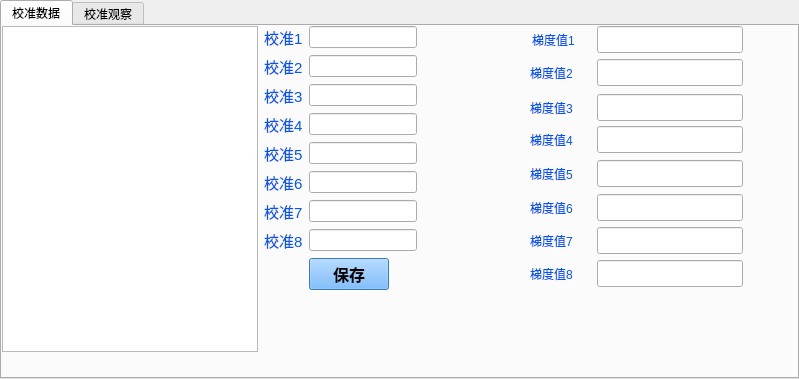
<?xml version="1.0" encoding="UTF-8"?>
<ui version="4.0">
 <class>CalibrateDialog</class>
 <widget class="QTabWidget" name="CalibrateDialog">
  <property name="geometry">
   <rect>
    <x>0</x>
    <y>0</y>
    <width>799</width>
    <height>379</height>
   </rect>
  </property>
  <property name="windowTitle">
   <string>TabWidget</string>
  </property>
  <property name="currentIndex">
   <number>0</number>
  </property>
  <widget class="QWidget" name="tab">
   <attribute name="title">
    <string>校准数据</string>
   </attribute>
   <widget class="QWidget" name="horizontalLayoutWidget">
    <property name="geometry">
     <rect>
      <x>0</x>
      <y>0</y>
      <width>791</width>
      <height>326</height>
     </rect>
    </property>
    <layout class="QHBoxLayout" name="horizontalLayout">
     <item>
      <widget class="QListView" name="lstView_ItemName">
       <property name="sizePolicy">
        <sizepolicy hsizetype="Preferred" vsizetype="Preferred">
         <horstretch>0</horstretch>
         <verstretch>0</verstretch>
        </sizepolicy>
       </property>
       <property name="minimumSize">
        <size>
         <width>0</width>
         <height>0</height>
        </size>
       </property>
       <property name="sizeIncrement">
        <size>
         <width>0</width>
         <height>0</height>
        </size>
       </property>
       <property name="baseSize">
        <size>
         <width>0</width>
         <height>0</height>
        </size>
       </property>
       <property name="styleSheet">
        <string notr="true"/>
       </property>
      </widget>
     </item>
     <item>
      <layout class="QFormLayout" name="formLayout">
       <property name="fieldGrowthPolicy">
        <enum>QFormLayout::FieldsStayAtSizeHint</enum>
       </property>
       <property name="rowWrapPolicy">
        <enum>QFormLayout::DontWrapRows</enum>
       </property>
       <property name="labelAlignment">
        <set>Qt::AlignLeading|Qt::AlignLeft|Qt::AlignVCenter</set>
       </property>
       <property name="formAlignment">
        <set>Qt::AlignLeading|Qt::AlignLeft|Qt::AlignTop</set>
       </property>
       <item row="0" column="0">
        <widget class="QLabel" name="label">
         <property name="font">
          <font>
           <family>Ubuntu</family>
           <pointsize>11</pointsize>
           <weight>50</weight>
           <italic>false</italic>
           <bold>false</bold>
          </font>
         </property>
         <property name="styleSheet">
          <string notr="true">color: rgb(0, 85, 255);</string>
         </property>
         <property name="text">
          <string>校准1</string>
         </property>
        </widget>
       </item>
       <item row="0" column="1">
        <widget class="QLineEdit" name="edt_Calibrate0"/>
       </item>
       <item row="1" column="0">
        <widget class="QLabel" name="label_2">
         <property name="font">
          <font>
           <family>Ubuntu</family>
           <pointsize>11</pointsize>
           <weight>50</weight>
           <italic>false</italic>
           <bold>false</bold>
          </font>
         </property>
         <property name="styleSheet">
          <string notr="true">color: rgb(0, 85, 255);</string>
         </property>
         <property name="text">
          <string>校准2</string>
         </property>
        </widget>
       </item>
       <item row="1" column="1">
        <widget class="QLineEdit" name="edt_Calibrate1"/>
       </item>
       <item row="2" column="0">
        <widget class="QLabel" name="label_3">
         <property name="font">
          <font>
           <family>Ubuntu</family>
           <pointsize>11</pointsize>
           <weight>50</weight>
           <italic>false</italic>
           <bold>false</bold>
          </font>
         </property>
         <property name="styleSheet">
          <string notr="true">color: rgb(0, 85, 255);</string>
         </property>
         <property name="text">
          <string>校准3</string>
         </property>
        </widget>
       </item>
       <item row="2" column="1">
        <widget class="QLineEdit" name="edt_Calibrate2"/>
       </item>
       <item row="3" column="0">
        <widget class="QLabel" name="label_4">
         <property name="font">
          <font>
           <family>Ubuntu</family>
           <pointsize>11</pointsize>
           <weight>50</weight>
           <italic>false</italic>
           <bold>false</bold>
          </font>
         </property>
         <property name="styleSheet">
          <string notr="true">color: rgb(0, 85, 255);</string>
         </property>
         <property name="text">
          <string>校准4</string>
         </property>
        </widget>
       </item>
       <item row="3" column="1">
        <widget class="QLineEdit" name="edt_Calibrate3"/>
       </item>
       <item row="4" column="0">
        <widget class="QLabel" name="label_5">
         <property name="font">
          <font>
           <family>Ubuntu</family>
           <pointsize>11</pointsize>
           <weight>50</weight>
           <italic>false</italic>
           <bold>false</bold>
          </font>
         </property>
         <property name="styleSheet">
          <string notr="true">color: rgb(0, 85, 255);</string>
         </property>
         <property name="text">
          <string>校准5</string>
         </property>
        </widget>
       </item>
       <item row="4" column="1">
        <widget class="QLineEdit" name="edt_Calibrate4"/>
       </item>
       <item row="5" column="0">
        <widget class="QLabel" name="label_6">
         <property name="font">
          <font>
           <family>Ubuntu</family>
           <pointsize>11</pointsize>
           <weight>50</weight>
           <italic>false</italic>
           <bold>false</bold>
          </font>
         </property>
         <property name="styleSheet">
          <string notr="true">color: rgb(0, 85, 255);</string>
         </property>
         <property name="text">
          <string>校准6</string>
         </property>
        </widget>
       </item>
       <item row="5" column="1">
        <widget class="QLineEdit" name="edt_Calibrate5"/>
       </item>
       <item row="6" column="0">
        <widget class="QLabel" name="label_7">
         <property name="font">
          <font>
           <family>Ubuntu</family>
           <pointsize>11</pointsize>
           <weight>50</weight>
           <italic>false</italic>
           <bold>false</bold>
          </font>
         </property>
         <property name="styleSheet">
          <string notr="true">color: rgb(0, 85, 255);</string>
         </property>
         <property name="text">
          <string>校准7</string>
         </property>
        </widget>
       </item>
       <item row="6" column="1">
        <widget class="QLineEdit" name="edt_Calibrate6"/>
       </item>
       <item row="7" column="0">
        <widget class="QLabel" name="label_8">
         <property name="font">
          <font>
           <family>Ubuntu</family>
           <pointsize>11</pointsize>
           <weight>50</weight>
           <italic>false</italic>
           <bold>false</bold>
          </font>
         </property>
         <property name="styleSheet">
          <string notr="true">color: rgb(0, 85, 255);</string>
         </property>
         <property name="text">
          <string>校准8</string>
         </property>
        </widget>
       </item>
       <item row="7" column="1">
        <widget class="QLineEdit" name="edt_Calibrate7"/>
       </item>
       <item row="8" column="1">
        <widget class="QPushButton" name="btn_CalibrateSave">
         <property name="font">
          <font>
           <family>Ubuntu</family>
           <pointsize>12</pointsize>
           <weight>75</weight>
           <bold>true</bold>
          </font>
         </property>
         <property name="cursor">
          <cursorShape>PointingHandCursor</cursorShape>
         </property>
         <property name="styleSheet">
          <string notr="true">background-color: rgb(85, 170, 255);</string>
         </property>
         <property name="text">
          <string>保存</string>
         </property>
         <property name="icon">
          <iconset resource="rc.qrc">
           <normaloff>:/image/Save.png</normaloff>:/image/Save.png</iconset>
         </property>
         <property name="iconSize">
          <size>
           <width>32</width>
           <height>32</height>
          </size>
         </property>
        </widget>
       </item>
      </layout>
     </item>
    </layout>
   </widget>
   <widget class="QLineEdit" name="edt_LaderValue7">
    <property name="geometry">
     <rect>
      <x>595</x>
      <y>234</y>
      <width>146</width>
      <height>27</height>
     </rect>
    </property>
   </widget>
   <widget class="QLineEdit" name="edt_LaderValue2">
    <property name="geometry">
     <rect>
      <x>595</x>
      <y>68</y>
      <width>146</width>
      <height>27</height>
     </rect>
    </property>
   </widget>
   <widget class="QLineEdit" name="edt_LaderValue4">
    <property name="geometry">
     <rect>
      <x>595</x>
      <y>134</y>
      <width>146</width>
      <height>27</height>
     </rect>
    </property>
   </widget>
   <widget class="QLineEdit" name="edt_LaderValue5">
    <property name="geometry">
     <rect>
      <x>595</x>
      <y>168</y>
      <width>146</width>
      <height>27</height>
     </rect>
    </property>
   </widget>
   <widget class="QLineEdit" name="edt_LaderValue3">
    <property name="geometry">
     <rect>
      <x>595</x>
      <y>100</y>
      <width>146</width>
      <height>27</height>
     </rect>
    </property>
   </widget>
   <widget class="QLabel" name="label_11">
    <property name="geometry">
     <rect>
      <x>528</x>
      <y>234</y>
      <width>61</width>
      <height>27</height>
     </rect>
    </property>
    <property name="styleSheet">
     <string notr="true">color: rgb(0, 85, 255);</string>
    </property>
    <property name="text">
     <string>梯度值8</string>
    </property>
   </widget>
   <widget class="QLabel" name="label_12">
    <property name="geometry">
     <rect>
      <x>528</x>
      <y>33</y>
      <width>61</width>
      <height>27</height>
     </rect>
    </property>
    <property name="styleSheet">
     <string notr="true">color: rgb(0, 85, 255);</string>
    </property>
    <property name="text">
     <string>梯度值2</string>
    </property>
   </widget>
   <widget class="QLabel" name="label_13">
    <property name="geometry">
     <rect>
      <x>530</x>
      <y>0</y>
      <width>61</width>
      <height>27</height>
     </rect>
    </property>
    <property name="styleSheet">
     <string notr="true">color: rgb(0, 85, 255);</string>
    </property>
    <property name="text">
     <string>梯度值1</string>
    </property>
   </widget>
   <widget class="QLabel" name="label_14">
    <property name="geometry">
     <rect>
      <x>528</x>
      <y>168</y>
      <width>61</width>
      <height>27</height>
     </rect>
    </property>
    <property name="styleSheet">
     <string notr="true">color: rgb(0, 85, 255);</string>
    </property>
    <property name="text">
     <string>梯度值6</string>
    </property>
   </widget>
   <widget class="QLabel" name="label_15">
    <property name="geometry">
     <rect>
      <x>528</x>
      <y>201</y>
      <width>61</width>
      <height>27</height>
     </rect>
    </property>
    <property name="styleSheet">
     <string notr="true">color: rgb(0, 85, 255);</string>
    </property>
    <property name="text">
     <string>梯度值7</string>
    </property>
   </widget>
   <widget class="QLabel" name="label_16">
    <property name="geometry">
     <rect>
      <x>528</x>
      <y>134</y>
      <width>61</width>
      <height>27</height>
     </rect>
    </property>
    <property name="styleSheet">
     <string notr="true">color: rgb(0, 85, 255);</string>
    </property>
    <property name="text">
     <string>梯度值5</string>
    </property>
   </widget>
   <widget class="QLabel" name="label_17">
    <property name="geometry">
     <rect>
      <x>528</x>
      <y>68</y>
      <width>61</width>
      <height>27</height>
     </rect>
    </property>
    <property name="styleSheet">
     <string notr="true">color: rgb(0, 85, 255);</string>
    </property>
    <property name="text">
     <string>梯度值3</string>
    </property>
   </widget>
   <widget class="QLineEdit" name="edt_LaderValue0">
    <property name="geometry">
     <rect>
      <x>595</x>
      <y>0</y>
      <width>146</width>
      <height>27</height>
     </rect>
    </property>
   </widget>
   <widget class="QLabel" name="label_18">
    <property name="geometry">
     <rect>
      <x>528</x>
      <y>100</y>
      <width>61</width>
      <height>27</height>
     </rect>
    </property>
    <property name="styleSheet">
     <string notr="true">color: rgb(0, 85, 255);</string>
    </property>
    <property name="text">
     <string>梯度值4</string>
    </property>
   </widget>
   <widget class="QLineEdit" name="edt_LaderValue6">
    <property name="geometry">
     <rect>
      <x>595</x>
      <y>201</y>
      <width>146</width>
      <height>27</height>
     </rect>
    </property>
   </widget>
   <widget class="QLineEdit" name="edt_LaderValue1">
    <property name="geometry">
     <rect>
      <x>595</x>
      <y>33</y>
      <width>146</width>
      <height>27</height>
     </rect>
    </property>
   </widget>
  </widget>
  <widget class="QWidget" name="tab">
   <attribute name="title">
    <string>校准观察</string>
   </attribute>
   <widget class="QWidget" name="horizontalLayoutWidget_2">
    <property name="geometry">
     <rect>
      <x>0</x>
      <y>0</y>
      <width>791</width>
      <height>291</height>
     </rect>
    </property>
    <layout class="QHBoxLayout" name="horizontalLayout_2">
     <item>
      <layout class="QVBoxLayout" name="verticalLayout">
       <item>
        <layout class="QFormLayout" name="formLayout_2">
         <property name="sizeConstraint">
          <enum>QLayout::SetDefaultConstraint</enum>
         </property>
         <property name="fieldGrowthPolicy">
          <enum>QFormLayout::AllNonFixedFieldsGrow</enum>
         </property>
         <property name="rowWrapPolicy">
          <enum>QFormLayout::WrapAllRows</enum>
         </property>
         <property name="labelAlignment">
          <set>Qt::AlignLeading|Qt::AlignLeft|Qt::AlignVCenter</set>
         </property>
         <property name="horizontalSpacing">
          <number>3</number>
         </property>
         <property name="verticalSpacing">
          <number>6</number>
         </property>
         <property name="leftMargin">
          <number>0</number>
         </property>
         <property name="topMargin">
          <number>0</number>
         </property>
         <property name="rightMargin">
          <number>0</number>
         </property>
         <property name="bottomMargin">
          <number>0</number>
         </property>
         <item row="0" column="1">
          <widget class="QLabel" name="label_20">
           <property name="styleSheet">
            <string notr="true">color: rgb(255, 2, 2);
font: 11pt &quot;Vemana2000&quot;;</string>
           </property>
           <property name="text">
            <string>&lt;html&gt;&lt;head/&gt;&lt;body&gt;&lt;p&gt;校准项目&lt;/p&gt;&lt;/body&gt;&lt;/html&gt;</string>
           </property>
          </widget>
         </item>
         <item row="1" column="1">
          <widget class="QComboBox" name="cbb_ItemName">
           <property name="sizePolicy">
            <sizepolicy hsizetype="Preferred" vsizetype="Fixed">
             <horstretch>0</horstretch>
             <verstretch>0</verstretch>
            </sizepolicy>
           </property>
           <property name="minimumSize">
            <size>
             <width>0</width>
             <height>0</height>
            </size>
           </property>
           <property name="maximumSize">
            <size>
             <width>16777215</width>
             <height>16777215</height>
            </size>
           </property>
           <property name="font">
            <font>
             <pointsize>12</pointsize>
             <weight>75</weight>
             <bold>true</bold>
            </font>
           </property>
           <property name="styleSheet">
            <string notr="true">color: rgb(255, 0, 0);</string>
           </property>
           <item>
            <property name="text">
             <string>BIL</string>
            </property>
           </item>
           <item>
            <property name="text">
             <string>URO</string>
            </property>
           </item>
           <item>
            <property name="text">
             <string>KET</string>
            </property>
           </item>
           <item>
            <property name="text">
             <string>BLD</string>
            </property>
           </item>
           <item>
            <property name="text">
             <string>PRO</string>
            </property>
           </item>
           <item>
            <property name="text">
             <string>NIT</string>
            </property>
           </item>
           <item>
            <property name="text">
             <string>WBC</string>
            </property>
           </item>
           <item>
            <property name="text">
             <string>GLU</string>
            </property>
           </item>
           <item>
            <property name="text">
             <string>SG</string>
            </property>
           </item>
           <item>
            <property name="text">
             <string>PH</string>
            </property>
           </item>
           <item>
            <property name="text">
             <string>VC</string>
            </property>
           </item>
          </widget>
         </item>
        </layout>
       </item>
       <item>
        <widget class="QLabel" name="label_19">
         <property name="styleSheet">
          <string notr="true">color: rgb(255, 2, 2);
font: 11pt &quot;Vemana2000&quot;;</string>
         </property>
         <property name="text">
          <string>&lt;html&gt;&lt;head/&gt;&lt;body&gt;&lt;p&gt;&lt;span style=&quot; font-size:12pt;&quot;&gt;计算校准值&lt;/span&gt;&lt;/p&gt;&lt;/body&gt;&lt;/html&gt;</string>
         </property>
        </widget>
       </item>
       <item>
        <widget class="QListWidget" name="lstResultView"/>
       </item>
      </layout>
     </item>
     <item>
      <widget class="QTableView" name="tb_CalibrateOberserve">
       <property name="sizePolicy">
        <sizepolicy hsizetype="Expanding" vsizetype="Expanding">
         <horstretch>100</horstretch>
         <verstretch>0</verstretch>
        </sizepolicy>
       </property>
       <property name="sizeIncrement">
        <size>
         <width>0</width>
         <height>0</height>
        </size>
       </property>
       <property name="baseSize">
        <size>
         <width>0</width>
         <height>0</height>
        </size>
       </property>
       <property name="styleSheet">
        <string notr="true">alternate-background-color: rgb(255, 170, 0);
color: rgb(0, 0, 255);
font: 63 11pt &quot;Ubuntu&quot;;</string>
       </property>
       <property name="lineWidth">
        <number>1</number>
       </property>
       <property name="editTriggers">
        <set>QAbstractItemView::NoEditTriggers</set>
       </property>
       <property name="tabKeyNavigation">
        <bool>false</bool>
       </property>
       <property name="showDropIndicator" stdset="0">
        <bool>false</bool>
       </property>
       <property name="dragDropOverwriteMode">
        <bool>false</bool>
       </property>
       <property name="alternatingRowColors">
        <bool>true</bool>
       </property>
       <property name="selectionMode">
        <enum>QAbstractItemView::NoSelection</enum>
       </property>
       <property name="selectionBehavior">
        <enum>QAbstractItemView::SelectItems</enum>
       </property>
      </widget>
     </item>
    </layout>
   </widget>
   <widget class="QPushButton" name="btn_NextPage">
    <property name="geometry">
     <rect>
      <x>580</x>
      <y>300</y>
      <width>91</width>
      <height>41</height>
     </rect>
    </property>
    <property name="styleSheet">
     <string notr="true">background-color: rgb(85, 170, 255);</string>
    </property>
    <property name="text">
     <string>下一页</string>
    </property>
   </widget>
   <widget class="QPushButton" name="btn_PreviousPage">
    <property name="geometry">
     <rect>
      <x>390</x>
      <y>300</y>
      <width>91</width>
      <height>41</height>
     </rect>
    </property>
    <property name="styleSheet">
     <string notr="true">background-color: rgb(85, 170, 255);</string>
    </property>
    <property name="text">
     <string>前一页</string>
    </property>
   </widget>
   <widget class="QPushButton" name="btn_FirstPag">
    <property name="geometry">
     <rect>
      <x>280</x>
      <y>300</y>
      <width>91</width>
      <height>41</height>
     </rect>
    </property>
    <property name="styleSheet">
     <string notr="true">background-color: rgb(85, 170, 255);</string>
    </property>
    <property name="text">
     <string>首页</string>
    </property>
   </widget>
   <widget class="QPushButton" name="btn_LastPage">
    <property name="geometry">
     <rect>
      <x>690</x>
      <y>300</y>
      <width>91</width>
      <height>41</height>
     </rect>
    </property>
    <property name="styleSheet">
     <string notr="true">background-color: rgb(85, 170, 255);</string>
    </property>
    <property name="text">
     <string>最后一页</string>
    </property>
   </widget>
   <widget class="QWidget" name="layoutWidget">
    <property name="geometry">
     <rect>
      <x>0</x>
      <y>290</y>
      <width>261</width>
      <height>51</height>
     </rect>
    </property>
    <layout class="QHBoxLayout" name="horizontalLayout_3" stretch="0,0">
     <property name="spacing">
      <number>6</number>
     </property>
     <property name="topMargin">
      <number>0</number>
     </property>
     <property name="bottomMargin">
      <number>0</number>
     </property>
     <item>
      <widget class="QPushButton" name="btn_CalibrateData">
       <property name="sizePolicy">
        <sizepolicy hsizetype="Preferred" vsizetype="Expanding">
         <horstretch>0</horstretch>
         <verstretch>0</verstretch>
        </sizepolicy>
       </property>
       <property name="minimumSize">
        <size>
         <width>0</width>
         <height>0</height>
        </size>
       </property>
       <property name="font">
        <font>
         <family>WenQuanYi Zen Hei</family>
         <weight>75</weight>
         <bold>true</bold>
        </font>
       </property>
       <property name="cursor">
        <cursorShape>PointingHandCursor</cursorShape>
       </property>
       <property name="styleSheet">
        <string notr="true">background-color: rgb(85, 170, 255);</string>
       </property>
       <property name="text">
        <string>定标</string>
       </property>
       <property name="icon">
        <iconset resource="rc.qrc">
         <normaloff>:/image/Query.png</normaloff>:/image/Query.png</iconset>
       </property>
       <property name="iconSize">
        <size>
         <width>32</width>
         <height>32</height>
        </size>
       </property>
      </widget>
     </item>
     <item>
      <widget class="QPushButton" name="btn_CalibrateStop">
       <property name="sizePolicy">
        <sizepolicy hsizetype="Preferred" vsizetype="Expanding">
         <horstretch>0</horstretch>
         <verstretch>0</verstretch>
        </sizepolicy>
       </property>
       <property name="minimumSize">
        <size>
         <width>0</width>
         <height>0</height>
        </size>
       </property>
       <property name="sizeIncrement">
        <size>
         <width>0</width>
         <height>0</height>
        </size>
       </property>
       <property name="baseSize">
        <size>
         <width>0</width>
         <height>0</height>
        </size>
       </property>
       <property name="font">
        <font>
         <family>WenQuanYi Zen Hei</family>
         <weight>75</weight>
         <bold>true</bold>
        </font>
       </property>
       <property name="cursor">
        <cursorShape>PointingHandCursor</cursorShape>
       </property>
       <property name="styleSheet">
        <string notr="true">background-color: rgb(85, 170, 255);</string>
       </property>
       <property name="text">
        <string>停止</string>
       </property>
       <property name="icon">
        <iconset resource="rc.qrc">
         <normaloff>:/image/Query.png</normaloff>:/image/Query.png</iconset>
       </property>
       <property name="iconSize">
        <size>
         <width>32</width>
         <height>32</height>
        </size>
       </property>
      </widget>
     </item>
    </layout>
   </widget>
   <widget class="QLabel" name="lbTotalCount">
    <property name="geometry">
     <rect>
      <x>520</x>
      <y>314</y>
      <width>21</width>
      <height>17</height>
     </rect>
    </property>
    <property name="text">
     <string>0</string>
    </property>
   </widget>
   <widget class="QLabel" name="lbTotalCount_2">
    <property name="geometry">
     <rect>
      <x>490</x>
      <y>312</y>
      <width>21</width>
      <height>17</height>
     </rect>
    </property>
    <property name="text">
     <string>共</string>
    </property>
   </widget>
   <widget class="QLabel" name="lbTotalCount_3">
    <property name="geometry">
     <rect>
      <x>550</x>
      <y>312</y>
      <width>21</width>
      <height>17</height>
     </rect>
    </property>
    <property name="text">
     <string>页</string>
    </property>
   </widget>
  </widget>
 </widget>
 <resources>
  <include location="rc.qrc"/>
 </resources>
 <connections/>
</ui>
